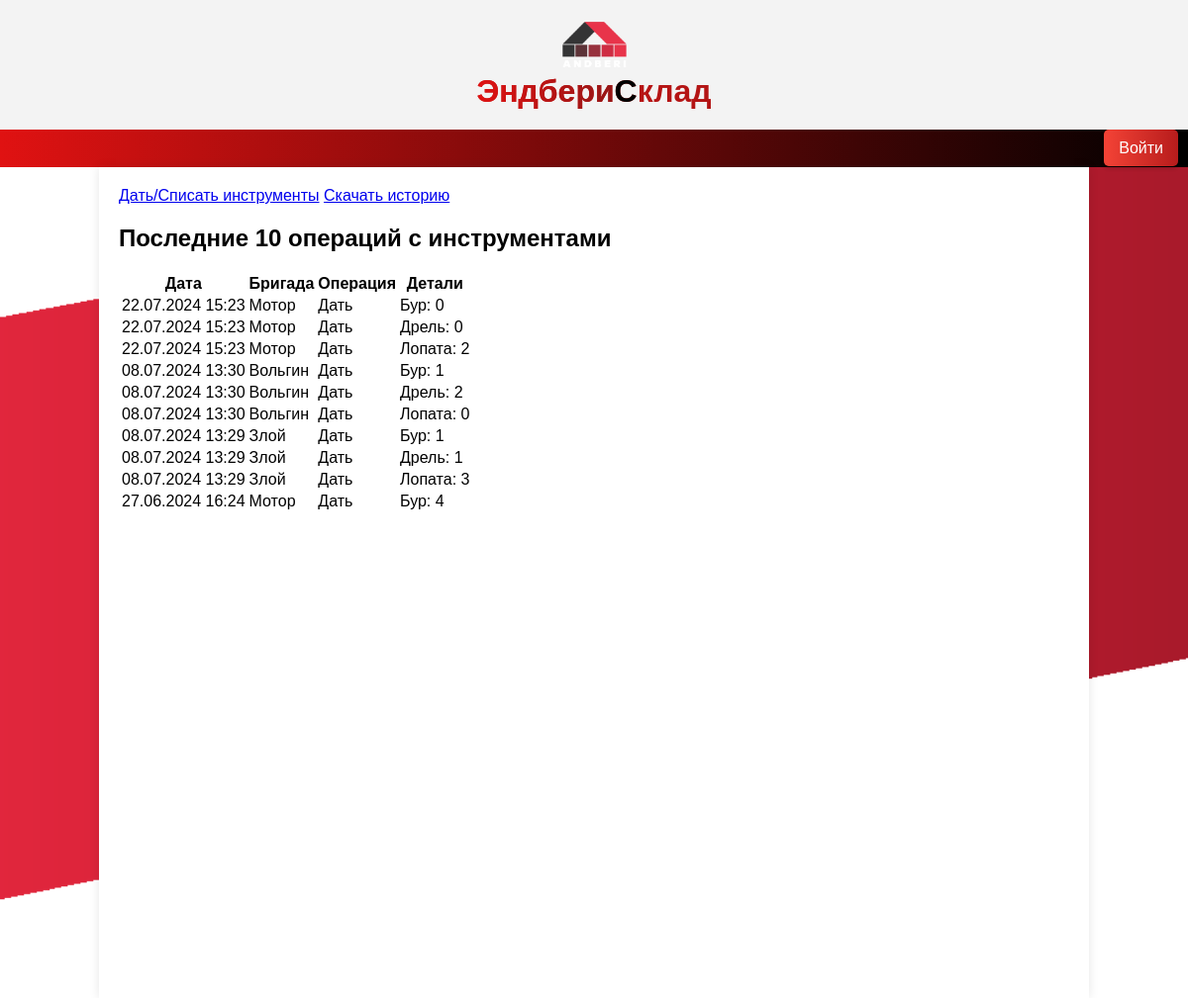
/tool-operation-list/, run on the app's committed database.
### sklad_app/models.py (models this page shows, shortened)
class Tool_details(models.Model):
    details = models.TextField()
    date = models.DateTimeField(auto_now_add=True)
    brigade=models.ForeignKey(BrigadeWork, on_delete=models.CASCADE)
    TYPE_CHOICES = (
        ('Списать','Списать'),
        ('Дать','Дать')
    )
    operation=models.CharField(max_length=30,choices=TYPE_CHOICES)

class BrigadeWork(models.Model):
    name = models.CharField(max_length=123)
    TYPE_CHOICES = (
        ('винты', 'Винты'),
        ('жб', 'ЖБ'),
        ('ручники', 'Ручники'),
    )
    type = models.CharField(max_length=10, choices=TYPE_CHOICES, default='жб', verbose_name='Тип')

class Tool(models.Model):
    name=models.CharField(max_length=500)
    count=models.IntegerField()

### sklad_app/views.py (the view)
# urls.py: path('tool-operation-list/', ToolOperationListView.as_view(), name='tool_operation_list'),
class ToolOperationListView(View):
    def get(self, request):
        operations = Tool_details.objects.order_by('-date')[:10]
        for operation in operations:
            operation_details = json.loads(operation.details)
            enriched_details = {}
            for tool_id, quantity in operation_details.items():
                tool = get_object_or_404(Tool, id=tool_id)
                enriched_details[tool.name] = quantity
            operation.details = enriched_details
        return render(request, 'tool_operation_list.html', {'operations': operations})

### templates/tool_operation_list.html
{% extends "index.html" %}
{% block content %}
<a href="{% url 'tool_operation_form' %}" class="button">Дать/Списать инструменты</a>
<a href="{% url 'export_tool_details' %}" class="button">Скачать историю</a>
<h2>Последние 10 операций с инструментами</h2>
<table>
    <thead>
        <tr>
            <th>Дата</th>
            <th>Бригада</th>
            <th>Операция</th>
            <th>Детали</th>
        </tr>
    </thead>
    <tbody>
        {% for operation in operations %}
        <tr>
            <td>{{ operation.date|date:"d.m.Y H:i" }}</td>
            <td>{{ operation.brigade.name }}</td>
            <td>{{ operation.operation }}</td>
            <td>
                {% for tool, quantity in operation.details.items %}
                    {{ tool }}: {{ quantity }}<br>
                {% endfor %}
            </td>
        </tr>
        {% endfor %}
    </tbody>
</table>
{% endblock %}

### data on the page
Tool_details: date "22.07.2024 15:23", brigade.name "Мотор", operation "Дать", details "0"
Tool: details "Бур" "Бур" "Бур" "Бур"
Tool_details: date "22.07.2024 15:23", brigade.name "Мотор", operation "Дать", details "0"
Tool: details "Дрель" "Дрель" "Дрель"
Tool_details: date "22.07.2024 15:23", brigade.name "Мотор", operation "Дать", details "2"
Tool: details "Лопата" "Лопата" "Лопата"
Tool_details: date "08.07.2024 13:30", brigade.name "Вольгин", operation "Дать", details "1"
Tool_details: date "08.07.2024 13:30", brigade.name "Вольгин", operation "Дать", details "2"
Tool_details: date "08.07.2024 13:30", brigade.name "Вольгин", operation "Дать", details "0"
Tool_details: date "08.07.2024 13:29", brigade.name "Злой", operation "Дать", details "1"
Tool_details: date "08.07.2024 13:29", brigade.name "Злой", operation "Дать", details "1"
Tool_details: date "08.07.2024 13:29", brigade.name "Злой", operation "Дать", details "3"
Tool_details: date "27.06.2024 16:24", brigade.name "Мотор", operation "Дать", details "4"
